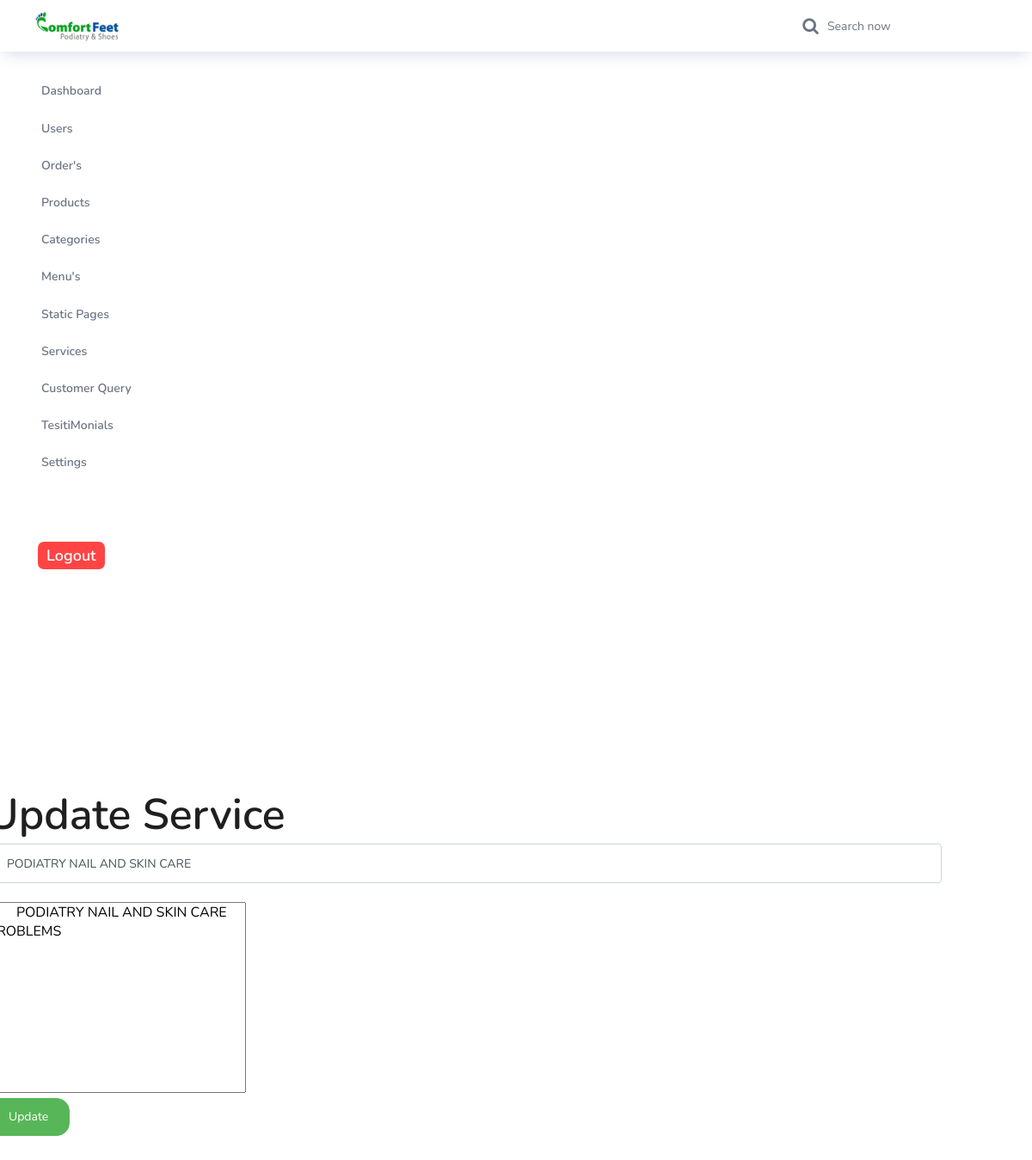
The page /admin/service.php?update=3 on the database its author committed.
### tables this page shows
CREATE TABLE `services` (
  `service_id` int(11) NOT NULL,
  `service_name` varchar(50) NOT NULL,
  `service_content` longtext NOT NULL,
  `time` timestamp NOT NULL DEFAULT current_timestamp() ON UPDATE current_timestamp()
);

### html/admin/service.php (the view, shortened to what this page needs)
<!DOCTYPE html>
<html lang="en">
<head>
    <?php
            require 'header.php';
    ?>
</head>
<body>
    <div class="container" style="float: right;
    width: 100%;
    margin: 100px 90px;">
        <?php
            if(isset($_GET['update'])){
                $service_id=$_GET['update'];
                $current_page=mysqli_fetch_assoc( mysqli_query($con,"SELECT * from services where service_id=$service_id"));
        ?>
        <h1>Update Service</h1>
        <?php
            }else{
        ?>
            <h1>Add Service</h1>
        <?php
            }
        ?>
        <form action="" method="POST" onsubmit="return admin_service()">
        <input type="text" placeholder="Page name" id="service_name" name="service_name" class="form-control" value="<?php
            if(isset($_GET['update'])){
                echo $current_page['service_name'];
            }
        ?>"><br>
        <textarea cols="30" rows="10" name="service_content" id="service_content">
        <?php
            if(isset($_GET['update'])){
                echo $current_page['service_content'];
            }
        ?>
        </textarea><br>
        <button type="submit" class="btn btn-success" id="login"
        <?php
            if(isset($_GET['update'])){
                echo "name=update";
            }
            else{
                echo "name=insert";
            }
        ?>>Update</button>
        </form>
        </div>
</body>
</html>

### rows shown on the page
services: service_name "PODIATRY NAIL AND SKIN CARE", service_content "PODIATRY NAIL AND SKIN CARE PROBLEMS"
